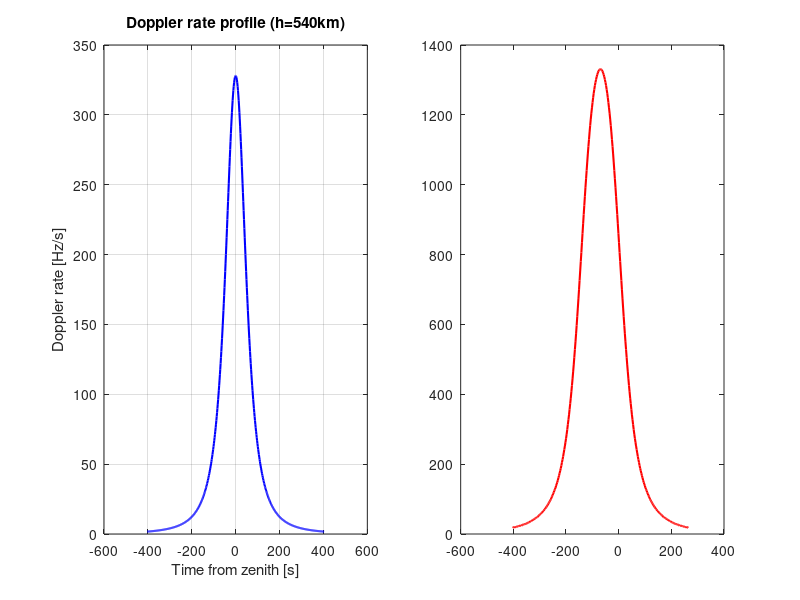

Here is the MATLAB script that generated this plot: (Note: this script raises an error after producing the figure.)
clear; close all; clc;

SF     = 12;
M      = 2^SF;
BW     = 100e3;
df     = BW / M;
T_slot = M / BW;

n_bit  = 10;
C      = 3 * 2^n_bit + 303;
T_cw   = (C - 1) * T_slot;

h       = 540e3;
v_sat   = 7600;
f_c     = 920e6;
c_light = 3e8;
El_min  = 10;

fd      = @(t) -(f_c/c_light) .* v_sat^2 .* t ./ sqrt(h^2 + (v_sat.*t).^2);
fd_rate = @(t) (f_c/c_light) .* v_sat^2 .* h^2 ./ (h^2 + (v_sat.*t).^2).^(3/2);
t_max   = h / (v_sat * tand(El_min));

fprintf('C = %d slots\n', C);
fprintf('T_cw = %.1f s\n', T_cw);
fprintf('T_pass = %.1f s\n', 2*t_max);

pulse_slots = round(linspace(0, C-1, 9));
t_starts    = linspace(-t_max, t_max - T_cw, 300);

req_jt = zeros(1, length(t_starts));
for k = 1:length(t_starts)
    t_p        = t_starts(k) + pulse_slots * T_slot;
    bins       = round(fd(t_p) / df);
    req_jt(k)  = max(bins) - min(bins);
end

fprintf('Max required JT = %d bins\n', max(req_jt));

t_pass = linspace(-t_max, t_max, 500);

figure('Position', [100 100 1000 400]);

subplot(1,2,1);
plot(t_pass, fd_rate(t_pass), 'b-', 'LineWidth', 1.5);
xlabel('Time from zenith [s]');
ylabel('Doppler rate [Hz/s]');
title('Doppler rate profile (h=540km)');
grid on;

subplot(1,2,2);
plot(t_starts, req_jt, 'r-', 'LineWidth', 1.5); hold on;
yline(3, 'k--');
xlabel('TX start time from zenith [s]');
ylabel('Required JT [bins]');
title(sprintf('Eval C: Required JT  (SF=%d, n=%d, C=%d)', SF, n_bit, C));
grid on;
